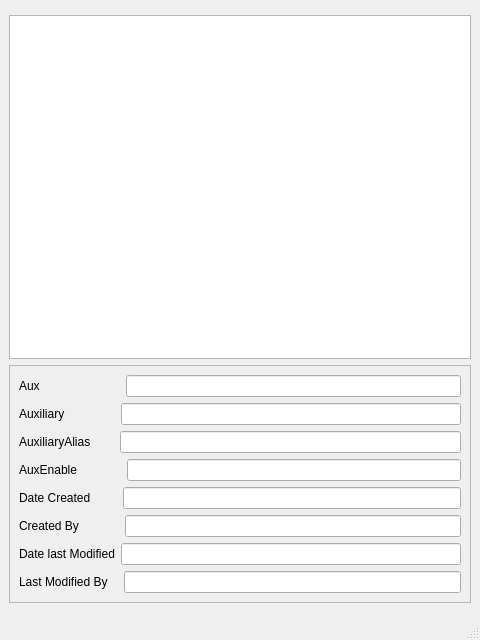
<?xml version="1.0" encoding="UTF-8"?>
<ui version="4.0">
 <class>AuxMainwindow2</class>
 <widget class="QMainWindow" name="AuxMainwindow2">
  <property name="geometry">
   <rect>
    <x>0</x>
    <y>0</y>
    <width>480</width>
    <height>640</height>
   </rect>
  </property>
  <property name="windowTitle">
   <string>MainWindow</string>
  </property>
  <widget class="QWidget" name="centralwidget">
   <layout class="QVBoxLayout" name="verticalLayout_3">
    <item>
     <layout class="QVBoxLayout" name="verticalLayout_2">
      <item>
       <widget class="QFrame" name="frame">
        <property name="frameShape">
         <enum>QFrame::StyledPanel</enum>
        </property>
        <property name="frameShadow">
         <enum>QFrame::Raised</enum>
        </property>
       </widget>
      </item>
      <item>
       <widget class="QTableWidget" name="tableWidget"/>
      </item>
      <item>
       <widget class="QFrame" name="frame_2">
        <property name="frameShape">
         <enum>QFrame::StyledPanel</enum>
        </property>
        <property name="frameShadow">
         <enum>QFrame::Raised</enum>
        </property>
        <layout class="QVBoxLayout" name="verticalLayout">
         <item>
          <layout class="QHBoxLayout" name="horizontalLayout">
           <item>
            <widget class="QLabel" name="label">
             <property name="text">
              <string>Aux                        </string>
             </property>
            </widget>
           </item>
           <item>
            <widget class="QLineEdit" name="Aux"/>
           </item>
          </layout>
         </item>
         <item>
          <layout class="QHBoxLayout" name="horizontalLayout_2">
           <item>
            <widget class="QLabel" name="label_2">
             <property name="text">
              <string>Auxiliary               </string>
             </property>
            </widget>
           </item>
           <item>
            <widget class="QLineEdit" name="Auxiliary"/>
           </item>
          </layout>
         </item>
         <item>
          <layout class="QHBoxLayout" name="horizontalLayout_3">
           <item>
            <widget class="QLabel" name="label_3">
             <property name="text">
              <string>AuxiliaryAlias       </string>
             </property>
            </widget>
           </item>
           <item>
            <widget class="QLineEdit" name="AuxiliaryAlias"/>
           </item>
          </layout>
         </item>
         <item>
          <layout class="QHBoxLayout" name="horizontalLayout_4">
           <item>
            <widget class="QLabel" name="label_4">
             <property name="text">
              <string>AuxEnable             </string>
             </property>
            </widget>
           </item>
           <item>
            <widget class="QLineEdit" name="AuxEnable"/>
           </item>
          </layout>
         </item>
         <item>
          <layout class="QHBoxLayout" name="horizontalLayout_7">
           <item>
            <widget class="QLabel" name="label_7">
             <property name="text">
              <string>Date Created        </string>
             </property>
            </widget>
           </item>
           <item>
            <widget class="QLineEdit" name="DateCreated"/>
           </item>
          </layout>
         </item>
         <item>
          <layout class="QHBoxLayout" name="horizontalLayout_8">
           <item>
            <widget class="QLabel" name="label_8">
             <property name="text">
              <string>Created By            </string>
             </property>
            </widget>
           </item>
           <item>
            <widget class="QLineEdit" name="CreatedBy"/>
           </item>
          </layout>
         </item>
         <item>
          <layout class="QHBoxLayout" name="horizontalLayout_9">
           <item>
            <widget class="QLabel" name="label_9">
             <property name="text">
              <string>Date last Modified</string>
             </property>
            </widget>
           </item>
           <item>
            <widget class="QLineEdit" name="DatelastModified"/>
           </item>
          </layout>
         </item>
         <item>
          <layout class="QHBoxLayout" name="horizontalLayout_10">
           <item>
            <widget class="QLabel" name="label_10">
             <property name="text">
              <string>Last Modified By   </string>
             </property>
            </widget>
           </item>
           <item>
            <widget class="QLineEdit" name="LastModifiedBy"/>
           </item>
          </layout>
         </item>
        </layout>
       </widget>
      </item>
     </layout>
    </item>
    <item>
     <widget class="QMenuBar" name="menubar_2"/>
    </item>
   </layout>
  </widget>
  <widget class="QMenuBar" name="menubar">
   <property name="geometry">
    <rect>
     <x>0</x>
     <y>0</y>
     <width>480</width>
     <height>25</height>
    </rect>
   </property>
  </widget>
  <widget class="QStatusBar" name="statusbar"/>
 </widget>
 <resources/>
 <connections/>
</ui>
